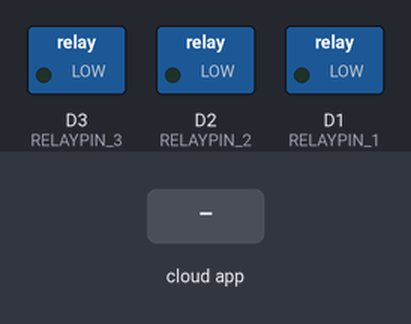
Bench run of a sketch on a simulated ESP8266 (NodeMCU). Shown: switched loads named in the sketch (green lamp = pin HIGH). The test bench sets the inputs (shaded band). WiFi joins after 1.5 s; servers stay silent unless stated; what the sketch prints to the serial monitor is not drawn.

Above: at 2.7 s.
2.8 s: the phone or cloud app sets 644fbda7312d40edc3009973 to 1
At 3.1 s:
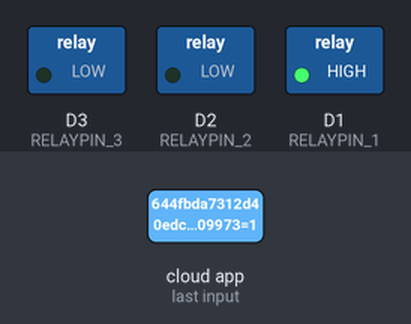
4.3 s: the phone or cloud app sets 644fc00b312d40edc3009d95 to 1
At 5.4 s:
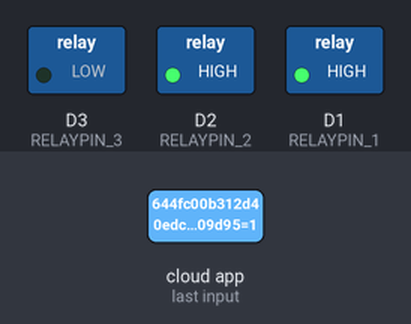
5.8 s: the phone or cloud app sets 644fc096312d40edc3009e20 to 1
At 6.6 s:
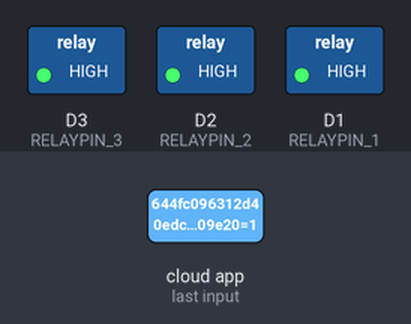
7.3 s: the phone or cloud app sets 644fbda7312d40edc3009973 to 0
At 7.8 s:
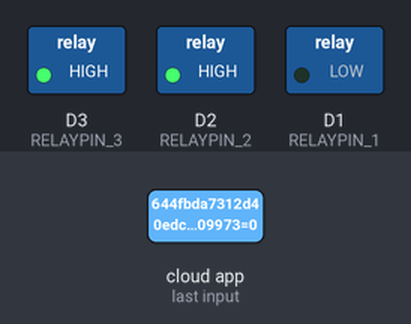
8.8 s: the phone or cloud app sets 644fc00b312d40edc3009d95 to 0
At 10.0 s:
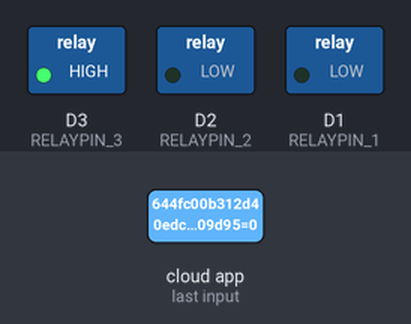
10.3 s: the phone or cloud app sets 644fbda7312d40edc3009973 to 1
At 11.2 s:
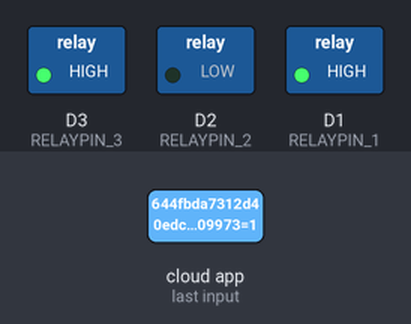
Timing chart, 0 to 12.8 s (numbered marks = the images above; inputs shaded):
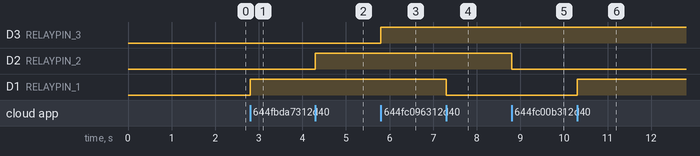

Measured:
- after the input at 2.8 s, D1 (RELAYPIN_1): LOW → HIGH at once
- after the input at 4.3 s, D2 (RELAYPIN_2): LOW → HIGH at once
- after the input at 5.8 s, D3 (RELAYPIN_3): LOW → HIGH at once
- after the input at 7.3 s, D1 (RELAYPIN_1): HIGH → LOW at once
- after the input at 8.8 s, D2 (RELAYPIN_2): HIGH → LOW at once
- after the input at 10.3 s, D1 (RELAYPIN_1): LOW → HIGH at once

The sketch:

HomeAutomation2.ino
```cpp
/*__________________________________________________________________________________________________________________________*/
//Including All Libraries

#include <ESP8266WiFi.h>
#include <SinricPro.h>
#include <SinricProSwitch.h>

/*_________________________________________________________________________________________________________________________*/
// Defining all the relays and Constants
#define RELAYPIN_1 D1
#define RELAYPIN_2 D2
#define RELAYPIN_3 D3
#define WIFI_SSID         "Amuzz"
#define WIFI_PASS         "aman13102"
#define APP_KEY           "c9f01d18-585b-4e51-a8ac-20c6c2361744"
#define APP_SECRET        "42c3de9e-5bd4-4c3e-b4d7-3c5c9acbfd08-5516bbd7-9abc-4eb2-980a-b25e705dcb08"
/*_________________________________________________________________________________________________________________________*/


//Setting Up relays(getting Informaton From Sentic Pro)

struct RelayInfo {
  String deviceId;
  String name;
  int pin;
};
//Defining Device Id Of Senric Pro
std::vector<RelayInfo> relays = {
    {"644fbda7312d40edc3009973", "room light", RELAYPIN_1},
    {"644fc00b312d40edc3009d95", "kitchen light", RELAYPIN_2},
    {"644fc096312d40edc3009e20", "bed room light", RELAYPIN_3},
   };
/*_____________________________________________________________________________________________________________________*/

// getting Information of Relay and Its State
bool onPowerState(const String &deviceId, bool &state) {
  for (auto &relay : relays) {                                                            //-> for each relay configuration
    if (deviceId == relay.deviceId) {                                                       //->check if deviceId matches
      Serial.printf("Device %s turned %s\r\n", relay.name.c_str(), state ? "on" : "off");     //->print relay name and state to serial
      digitalWrite(relay.pin, state);                                                         // -> set state to digital pin / gpio
      return true;                                                                            // -> return with success true
    }
  }
  return false; // if no relay configuration was found, return false
}

void setupSinricPro()
  {
    for (auto &relay : relays)
    {                             // for each relay configuration
      SinricProSwitch &mySwitch = SinricPro[relay.deviceId];   // create a new device with deviceId from relay configuration
      mySwitch.onPowerState(onPowerState);                     // attach onPowerState callback to the new device
    }

    SinricPro.onConnected([]() { Serial.printf("Connected to SinricPro\r\n"); });
    SinricPro.onDisconnected([]() { Serial.printf("Disconnected from SinricPro\r\n"); });

    SinricPro.begin(APP_KEY, APP_SECRET);
  }
/*_____________________________________________________________________________________________________________________________*/
void setup()
  {
    Serial.begin(9600);


    /*-----------------------------------------------------------------------------*/
    //Initilizing the Relays Pins
    /*-----------------------------------------------------------------------------*/
    for (auto &relay : relays)
        {
          pinMode(relay.pin, OUTPUT);     // set pinMode to OUTPUT
        }
    /*-----------------------------------------------------------------------------*/


    // Setting Up WIFI
    /*-----------------------------------------------------------------------------*/
    Serial.printf("\r\n[Wifi]: Connecting");
    WiFi.begin(WIFI_SSID, WIFI_PASS);
    while (WiFi.status() != WL_CONNECTED)
      {
        Serial.printf(".");
        delay(250);
      }
    Serial.printf("connected!\r\n[WiFi]: IP-Address is %s\r\n", WiFi.localIP().toString().c_str());
    /*-----------------------------------------------------------------------------*/
    setupSinricPro();
  }

void loop()
  {
    SinricPro.handle();
  }
```
